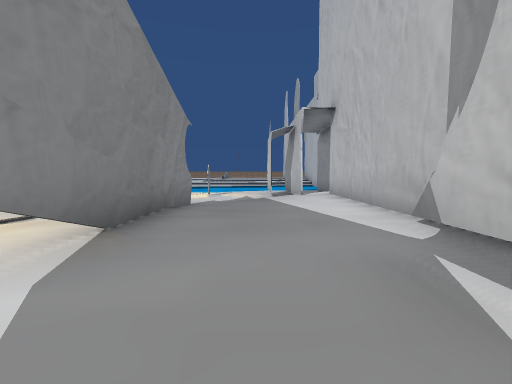
view 1 (above)

24 first-person views from a walk through a Unity game level. The camera is 1.2 m above the floor, tilts 4° down and sees 90° across. The floor is counted in squares, 2 m on a side. Each view is taken from the middle of a square. On the plan, view 1 faces up. The plan holds only what a view shows up to about 9 squares ahead; the rest is blank. The place goes on beyond the plan. Some animated figures are left out. Some surface patterns are stand-ins.

view 2
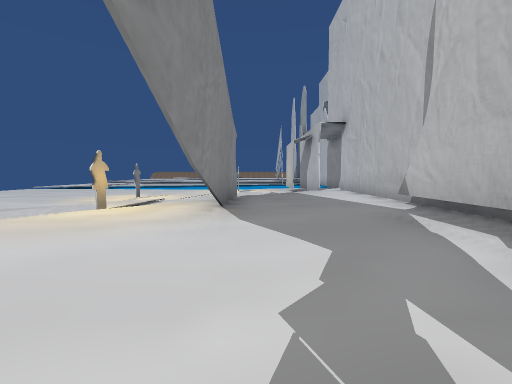

view 3
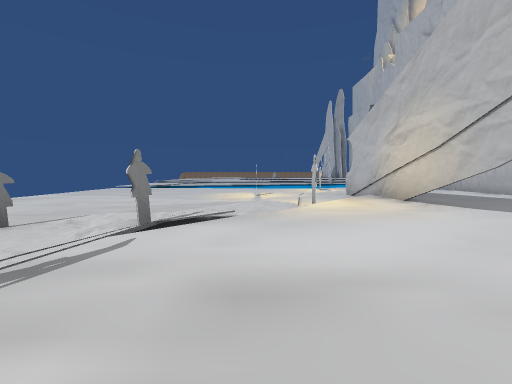

view 4
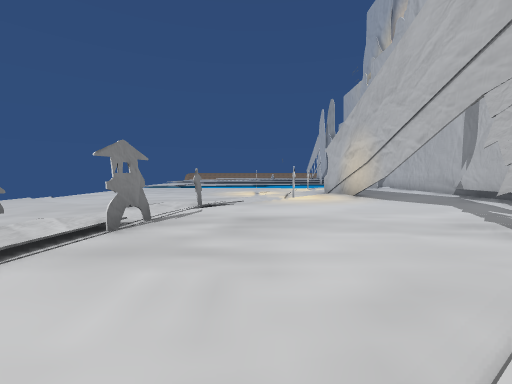

view 5
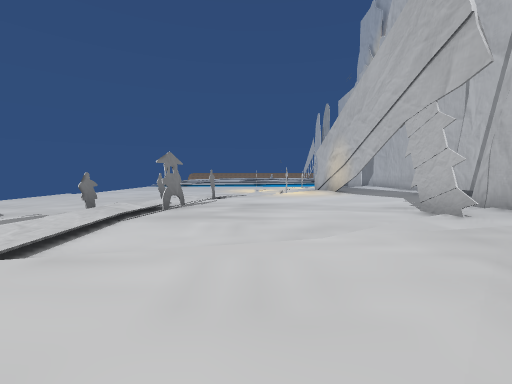

view 6
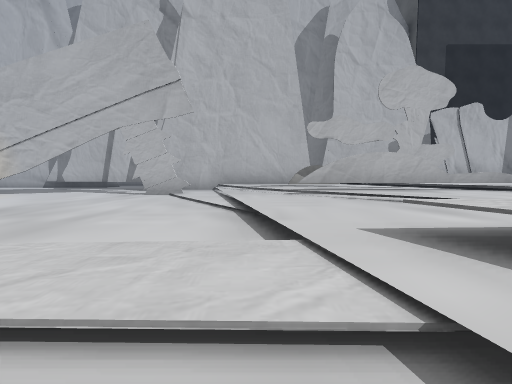

view 7
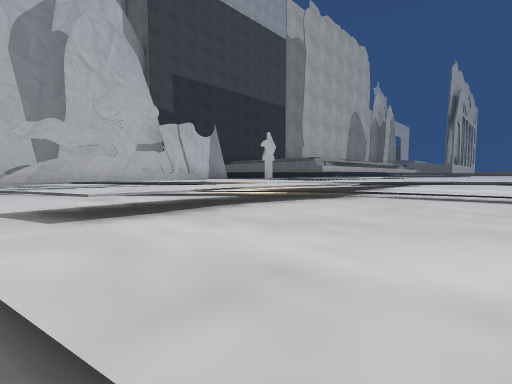

view 8
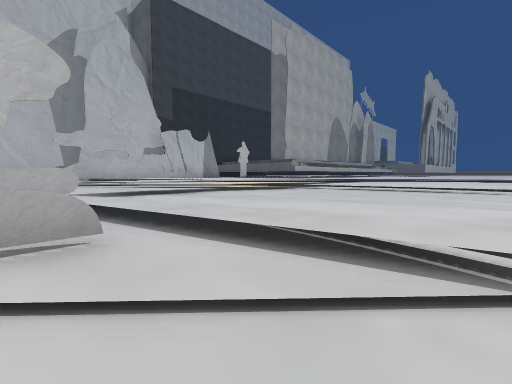

view 9
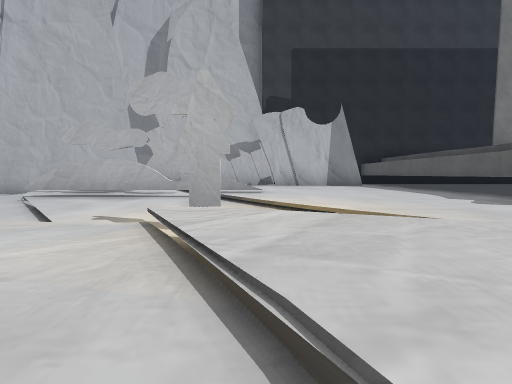

view 10
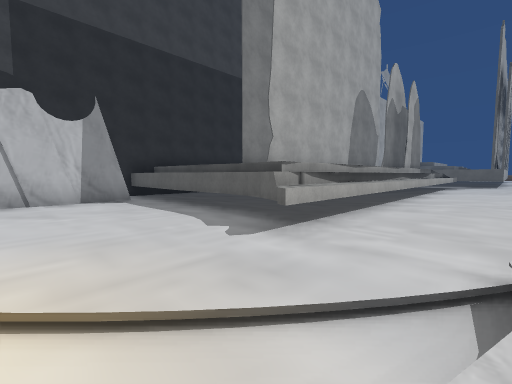

view 11
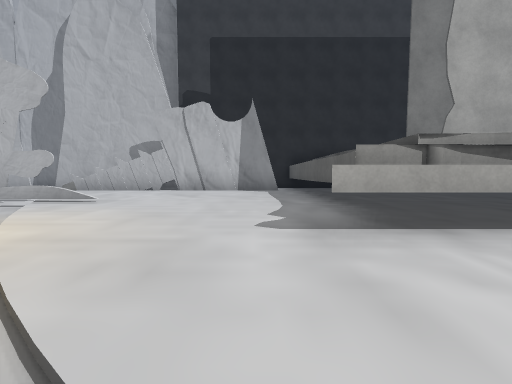

view 12
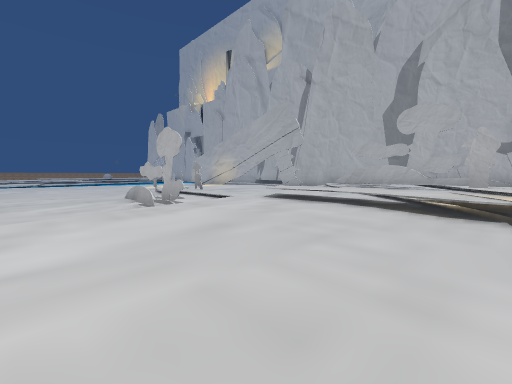

view 13
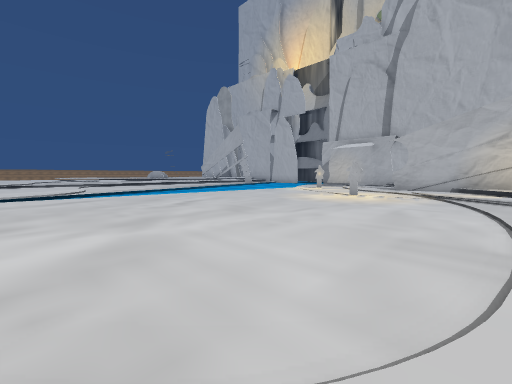

view 14
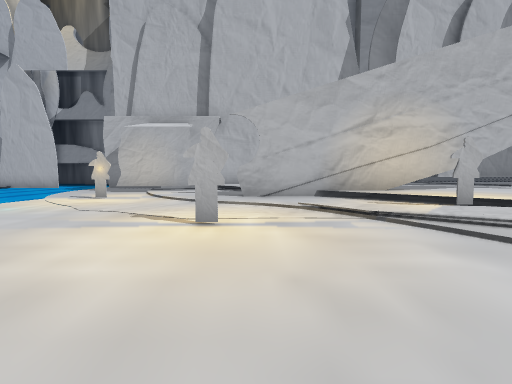

view 15
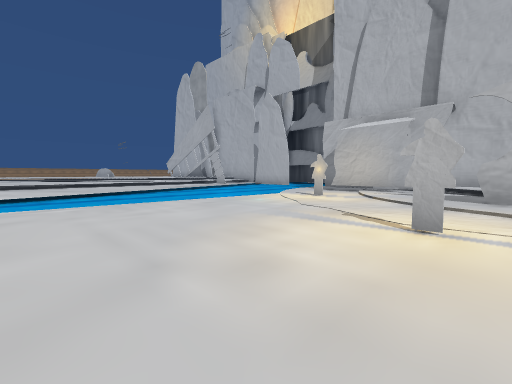

view 16
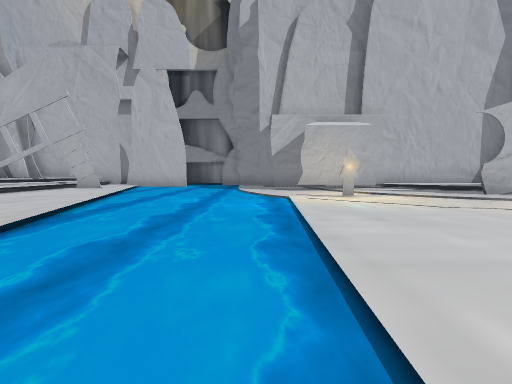

view 17
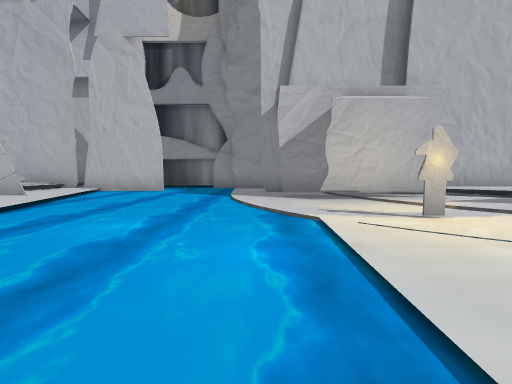

view 18
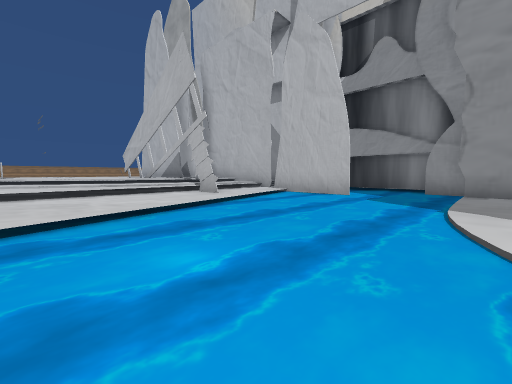

view 19
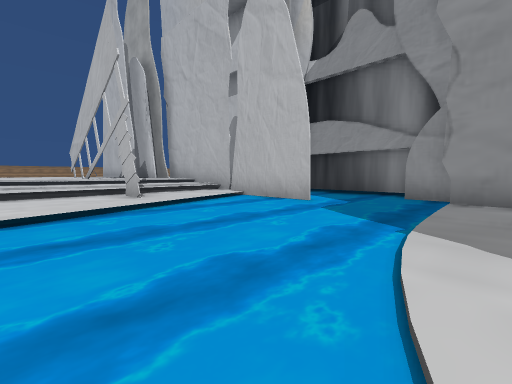

view 20
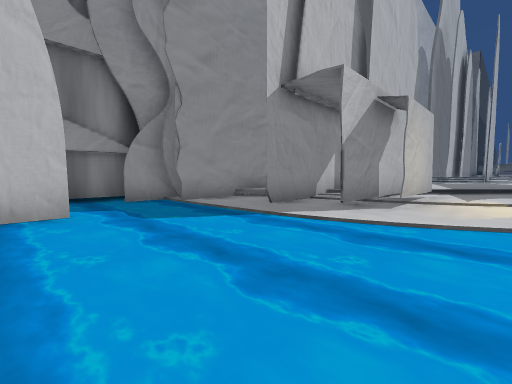

view 21
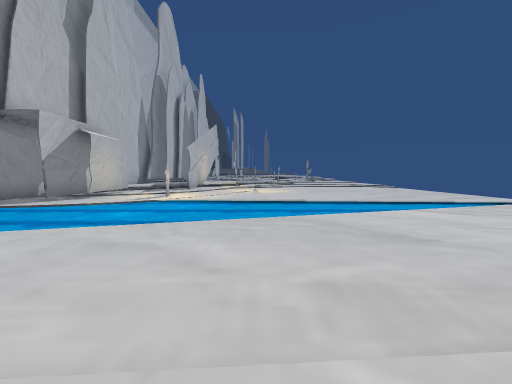

view 22
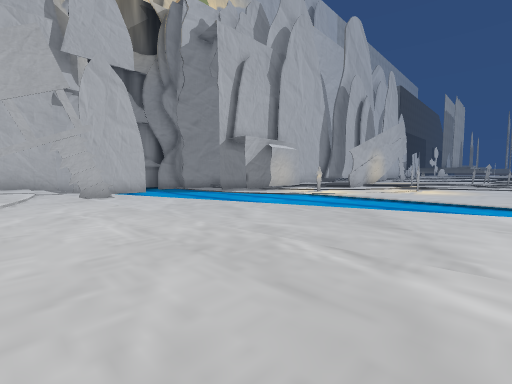

view 23
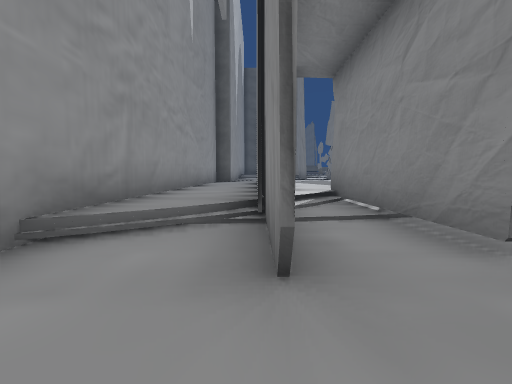

view 24
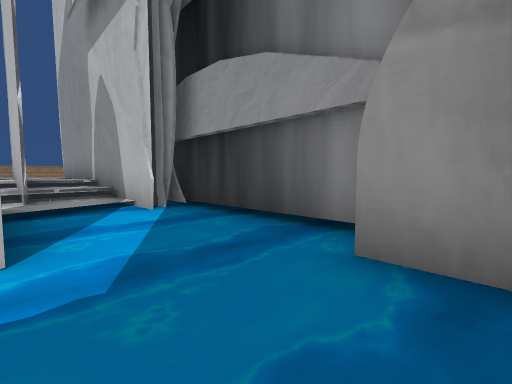

### Floor plan
Key: @ floor where view 1 was taken; # wall or solid block; x gap in a wall; . main floor; : floor 0.25 m higher than the main floor; + floor 0.5 m higher than the main floor; * floor 0.75 m higher than the main floor; % floor 1 m higher than the main floor; & floor 1.25 m higher than the main floor; $ floor 1.5 m higher than the main floor; / step, stairs or slope; = window, fence, low wall or low ledge; ^ raised ledge; T thing the floor can be seen under or through; O other object.
Columns run from 13 left of view 1 to 7 right of it. Each row starts with its distance up from view 1.
 20      +++++++++x++#+#
 19      +++++++++x+/#/#
 18      ////:::::#:/x/##
 17      :::::::::://#..#
 16      ::::::://...#..#
 15 ::  ::::://.........#
 14 ::::://.............#
 13 :://..............###
 12 /.................##
 11 ..............#.#.#
 10 ...........O.##.#+#
  9 .............##:#+#
  8 ............::#/#+#
  7 ........O..:::/+#+#
  6 ..........:#:/++#+#
  5 ........./:#/+++#+#
  4 ......../::T++++#+#
  3 ::...::::O/T++++#
  2 :::::::::O+T+++##
  1 ::::::///++T+++#
  0 :::::O+O+++++@+#
 -1 :::::/++++++++##
 -2 ++:::/#++++++##
 -3 +++/+O/++++#+##
 -4 +++=+//++++#+#
 -5 +++#+//+++///#
 -6 +++#+///////%#
 -7 +++////***%=%#
 -8 /****//**%#=%##
 -9 *****//*%%#%%##
-10 *****&/%%%#/&##
-11 *****&/%%//&&#
-12 ****//O%/&&&&#
-13 //%%/$%/&&&&&#
-14 %%%%///&&&&&&#
-15 %%%%//&&&&&&&#
-16 %%%%//&^#&&&&&
-17 %%%%/&&^^^^####
-18   //&&&^^

Positions as (right, up) in squares from view 1, and headings:
1: (0, 0), facing up
2: (-1, -2), facing up
3: (-5, -3), facing up
4: (-5, -6), facing up
5: (-5, -8), facing up
6: (-9, -6), facing right
7: (-11, -7), facing down-right
8: (-13, -6), facing down-right
9: (-9, -12), facing right
10: (-8, -13), facing down-right
11: (-8, -15), facing right
12: (-13, -12), facing up-right
13: (-13, 3), facing up-right
14: (-8, 6), facing right
15: (-8, 6), facing up-right
16: (-8, 12), facing right
17: (-5, 12), facing right
18: (-3, 12), facing up-right
19: (-1, 12), facing up-right
20: (-1, 16), facing down-right
21: (-5, 19), facing down
22: (-8, 20), facing down-right
23: (3, 13), facing down
24: (4, 13), facing up-right
